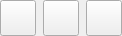
<?xml version="1.0" encoding="UTF-8"?>
<ui version="4.0">
 <class>ButtonsWidget</class>
 <widget class="QWidget" name="ButtonsWidget">
  <property name="geometry">
   <rect>
    <x>0</x>
    <y>0</y>
    <width>122</width>
    <height>36</height>
   </rect>
  </property>
  <property name="windowTitle">
   <string>ButtonsWidget</string>
  </property>
  <property name="styleSheet">
   <string notr="true">#ButtonsWidget
{
	background-color: #18263a;
}

#buttonLayout, #buttonOpenFile, #buttonOpenFolder
{
 	border: none;
	background-color: transparent;
}

#buttonLayout:hover, #buttonOpenFile:hover,#buttonOpenFolder:hover
{
  border-style: none;
  background-color:  rgba(128, 128, 128, 0.2);
}

#buttonLayout:pressed, #buttonOpenFile:pressed,#buttonOpenFolder:pressed
{
  	border-style: none;
	background-color: rgba(128, 128, 128, 0.3);
  
}</string>
  </property>
  <layout class="QHBoxLayout" name="horizontalLayout">
   <property name="spacing">
    <number>7</number>
   </property>
   <property name="leftMargin">
    <number>0</number>
   </property>
   <property name="topMargin">
    <number>0</number>
   </property>
   <property name="rightMargin">
    <number>0</number>
   </property>
   <property name="bottomMargin">
    <number>0</number>
   </property>
   <item>
    <widget class="QPushButton" name="buttonOpenFile">
     <property name="minimumSize">
      <size>
       <width>36</width>
       <height>36</height>
      </size>
     </property>
     <property name="maximumSize">
      <size>
       <width>36</width>
       <height>36</height>
      </size>
     </property>
     <property name="toolTip">
      <string>Open file</string>
     </property>
     <property name="text">
      <string/>
     </property>
     <property name="icon">
      <iconset resource="gui.qrc">
       <normaloff>:/res/icon_file.png</normaloff>:/res/icon_file.png</iconset>
     </property>
     <property name="iconSize">
      <size>
       <width>32</width>
       <height>32</height>
      </size>
     </property>
    </widget>
   </item>
   <item>
    <widget class="QPushButton" name="buttonOpenFolder">
     <property name="minimumSize">
      <size>
       <width>36</width>
       <height>36</height>
      </size>
     </property>
     <property name="maximumSize">
      <size>
       <width>36</width>
       <height>36</height>
      </size>
     </property>
     <property name="toolTip">
      <string>Open folder</string>
     </property>
     <property name="text">
      <string/>
     </property>
     <property name="icon">
      <iconset resource="gui.qrc">
       <normaloff>:/res/icon_folder.png</normaloff>:/res/icon_folder.png</iconset>
     </property>
     <property name="iconSize">
      <size>
       <width>32</width>
       <height>32</height>
      </size>
     </property>
    </widget>
   </item>
   <item>
    <widget class="QToolButton" name="buttonLayout">
     <property name="minimumSize">
      <size>
       <width>36</width>
       <height>36</height>
      </size>
     </property>
     <property name="maximumSize">
      <size>
       <width>36</width>
       <height>36</height>
      </size>
     </property>
     <property name="toolTip">
      <string>Layout menu</string>
     </property>
     <property name="text">
      <string/>
     </property>
     <property name="icon">
      <iconset resource="gui.qrc">
       <normaloff>:/res/icon_layout.png</normaloff>:/res/icon_layout.png</iconset>
     </property>
     <property name="iconSize">
      <size>
       <width>32</width>
       <height>32</height>
      </size>
     </property>
    </widget>
   </item>
  </layout>
 </widget>
 <layoutdefault spacing="6" margin="11"/>
 <resources>
  <include location="gui.qrc"/>
 </resources>
 <connections/>
</ui>
